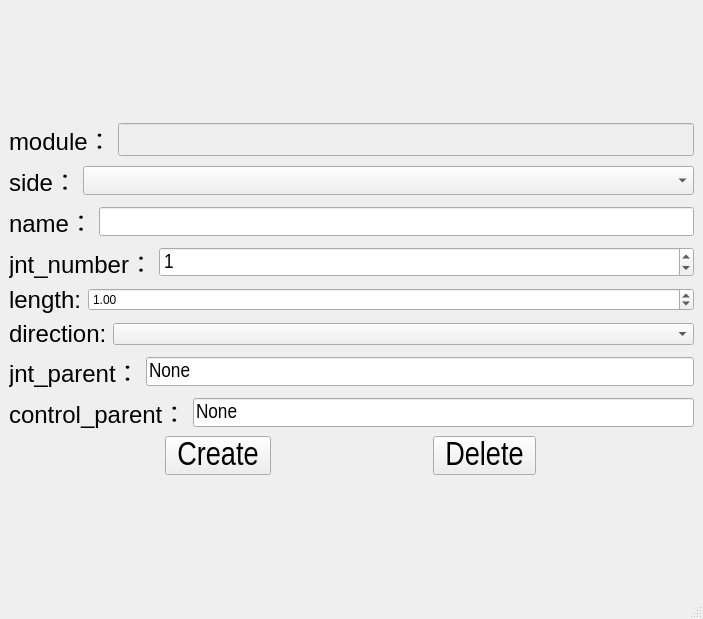
<?xml version="1.0" encoding="UTF-8"?>
<ui version="4.0">
 <class>MainWindow</class>
 <widget class="QMainWindow" name="MainWindow">
  <property name="geometry">
   <rect>
    <x>0</x>
    <y>0</y>
    <width>703</width>
    <height>619</height>
   </rect>
  </property>
  <property name="windowTitle">
   <string>MainWindow</string>
  </property>
  <widget class="QWidget" name="centralwidget">
   <layout class="QVBoxLayout" name="verticalLayout_2">
    <item>
     <layout class="QVBoxLayout" name="verticalLayout">
      <property name="sizeConstraint">
       <enum>QLayout::SetDefaultConstraint</enum>
      </property>
      <item>
       <layout class="QHBoxLayout" name="horizontalLayout">
        <item>
         <widget class="QLabel" name="label">
          <property name="sizePolicy">
           <sizepolicy hsizetype="Fixed" vsizetype="Fixed">
            <horstretch>0</horstretch>
            <verstretch>0</verstretch>
           </sizepolicy>
          </property>
          <property name="font">
           <font>
            <pointsize>18</pointsize>
            <kerning>true</kerning>
           </font>
          </property>
          <property name="contextMenuPolicy">
           <enum>Qt::PreventContextMenu</enum>
          </property>
          <property name="layoutDirection">
           <enum>Qt::LeftToRight</enum>
          </property>
          <property name="text">
           <string>module：</string>
          </property>
          <property name="alignment">
           <set>Qt::AlignLeading|Qt::AlignLeft|Qt::AlignVCenter</set>
          </property>
         </widget>
        </item>
        <item>
         <widget class="QLineEdit" name="module_edit">
          <property name="enabled">
           <bool>false</bool>
          </property>
          <property name="font">
           <font>
            <pointsize>16</pointsize>
           </font>
          </property>
         </widget>
        </item>
       </layout>
      </item>
      <item>
       <layout class="QHBoxLayout" name="horizontalLayout_2">
        <item>
         <widget class="QLabel" name="side_label">
          <property name="sizePolicy">
           <sizepolicy hsizetype="Fixed" vsizetype="Fixed">
            <horstretch>0</horstretch>
            <verstretch>0</verstretch>
           </sizepolicy>
          </property>
          <property name="font">
           <font>
            <pointsize>18</pointsize>
            <weight>50</weight>
            <bold>false</bold>
            <kerning>true</kerning>
           </font>
          </property>
          <property name="focusPolicy">
           <enum>Qt::NoFocus</enum>
          </property>
          <property name="contextMenuPolicy">
           <enum>Qt::DefaultContextMenu</enum>
          </property>
          <property name="layoutDirection">
           <enum>Qt::LeftToRight</enum>
          </property>
          <property name="text">
           <string>side：</string>
          </property>
          <property name="alignment">
           <set>Qt::AlignLeading|Qt::AlignLeft|Qt::AlignVCenter</set>
          </property>
         </widget>
        </item>
        <item>
         <widget class="QComboBox" name="side_cbox">
          <property name="sizePolicy">
           <sizepolicy hsizetype="Preferred" vsizetype="Fixed">
            <horstretch>0</horstretch>
            <verstretch>0</verstretch>
           </sizepolicy>
          </property>
          <property name="font">
           <font>
            <family>Arial Narrow</family>
            <pointsize>16</pointsize>
            <weight>50</weight>
            <bold>false</bold>
           </font>
          </property>
         </widget>
        </item>
       </layout>
      </item>
      <item>
       <layout class="QHBoxLayout" name="horizontalLayout_3">
        <item>
         <widget class="QLabel" name="label_4">
          <property name="sizePolicy">
           <sizepolicy hsizetype="Fixed" vsizetype="Fixed">
            <horstretch>0</horstretch>
            <verstretch>0</verstretch>
           </sizepolicy>
          </property>
          <property name="font">
           <font>
            <pointsize>18</pointsize>
            <weight>50</weight>
            <bold>false</bold>
            <kerning>true</kerning>
           </font>
          </property>
          <property name="layoutDirection">
           <enum>Qt::LeftToRight</enum>
          </property>
          <property name="text">
           <string>name：</string>
          </property>
          <property name="alignment">
           <set>Qt::AlignLeading|Qt::AlignLeft|Qt::AlignVCenter</set>
          </property>
         </widget>
        </item>
        <item>
         <widget class="QLineEdit" name="name_edit">
          <property name="font">
           <font>
            <family>Arial Narrow</family>
            <pointsize>16</pointsize>
           </font>
          </property>
         </widget>
        </item>
       </layout>
      </item>
      <item>
       <layout class="QHBoxLayout" name="horizontalLayout_4">
        <item>
         <widget class="QLabel" name="label_5">
          <property name="sizePolicy">
           <sizepolicy hsizetype="Fixed" vsizetype="Fixed">
            <horstretch>0</horstretch>
            <verstretch>0</verstretch>
           </sizepolicy>
          </property>
          <property name="font">
           <font>
            <pointsize>18</pointsize>
            <weight>50</weight>
            <bold>false</bold>
            <kerning>true</kerning>
           </font>
          </property>
          <property name="layoutDirection">
           <enum>Qt::LeftToRight</enum>
          </property>
          <property name="text">
           <string>jnt_number：</string>
          </property>
          <property name="alignment">
           <set>Qt::AlignLeading|Qt::AlignLeft|Qt::AlignVCenter</set>
          </property>
         </widget>
        </item>
        <item>
         <widget class="QSpinBox" name="jnt_number_sbox">
          <property name="font">
           <font>
            <family>Arial Narrow</family>
            <pointsize>16</pointsize>
           </font>
          </property>
          <property name="value">
           <number>1</number>
          </property>
         </widget>
        </item>
       </layout>
      </item>
      <item>
       <layout class="QHBoxLayout" name="horizontalLayout_9">
        <item>
         <widget class="QLabel" name="length_label">
          <property name="sizePolicy">
           <sizepolicy hsizetype="Fixed" vsizetype="Fixed">
            <horstretch>0</horstretch>
            <verstretch>0</verstretch>
           </sizepolicy>
          </property>
          <property name="font">
           <font>
            <pointsize>18</pointsize>
           </font>
          </property>
          <property name="text">
           <string>length:</string>
          </property>
         </widget>
        </item>
        <item>
         <widget class="QDoubleSpinBox" name="length_sbox">
          <property name="value">
           <double>1.000000000000000</double>
          </property>
         </widget>
        </item>
       </layout>
      </item>
      <item>
       <layout class="QHBoxLayout" name="horizontalLayout_10">
        <item>
         <widget class="QLabel" name="direction_label">
          <property name="sizePolicy">
           <sizepolicy hsizetype="Fixed" vsizetype="Fixed">
            <horstretch>0</horstretch>
            <verstretch>0</verstretch>
           </sizepolicy>
          </property>
          <property name="font">
           <font>
            <pointsize>18</pointsize>
           </font>
          </property>
          <property name="text">
           <string>direction:</string>
          </property>
         </widget>
        </item>
        <item>
         <widget class="QComboBox" name="direction_cbox"/>
        </item>
       </layout>
      </item>
      <item>
       <layout class="QHBoxLayout" name="horizontalLayout_5">
        <item>
         <widget class="QLabel" name="label_6">
          <property name="font">
           <font>
            <pointsize>18</pointsize>
            <weight>50</weight>
            <bold>false</bold>
            <kerning>true</kerning>
           </font>
          </property>
          <property name="layoutDirection">
           <enum>Qt::LeftToRight</enum>
          </property>
          <property name="text">
           <string>jnt_parent：</string>
          </property>
          <property name="alignment">
           <set>Qt::AlignLeading|Qt::AlignLeft|Qt::AlignVCenter</set>
          </property>
         </widget>
        </item>
        <item>
         <widget class="QLineEdit" name="jnt_parent_edit">
          <property name="font">
           <font>
            <family>Arial Narrow</family>
            <pointsize>16</pointsize>
           </font>
          </property>
          <property name="text">
           <string>None</string>
          </property>
         </widget>
        </item>
       </layout>
      </item>
      <item>
       <layout class="QHBoxLayout" name="horizontalLayout_6">
        <item>
         <widget class="QLabel" name="label_7">
          <property name="sizePolicy">
           <sizepolicy hsizetype="Fixed" vsizetype="Fixed">
            <horstretch>0</horstretch>
            <verstretch>0</verstretch>
           </sizepolicy>
          </property>
          <property name="font">
           <font>
            <pointsize>18</pointsize>
            <weight>50</weight>
            <bold>false</bold>
            <kerning>true</kerning>
           </font>
          </property>
          <property name="layoutDirection">
           <enum>Qt::LeftToRight</enum>
          </property>
          <property name="text">
           <string>control_parent：</string>
          </property>
          <property name="alignment">
           <set>Qt::AlignLeading|Qt::AlignLeft|Qt::AlignVCenter</set>
          </property>
         </widget>
        </item>
        <item>
         <widget class="QLineEdit" name="control_parent_edit">
          <property name="font">
           <font>
            <family>Arial Narrow</family>
            <pointsize>16</pointsize>
           </font>
          </property>
          <property name="text">
           <string>None</string>
          </property>
         </widget>
        </item>
       </layout>
      </item>
      <item>
       <layout class="QHBoxLayout" name="horizontalLayout_7">
        <item>
         <widget class="QToolButton" name="create_btn">
          <property name="enabled">
           <bool>true</bool>
          </property>
          <property name="font">
           <font>
            <family>Arial Narrow</family>
            <pointsize>25</pointsize>
           </font>
          </property>
          <property name="text">
           <string>Create</string>
          </property>
          <property name="iconSize">
           <size>
            <width>40</width>
            <height>40</height>
           </size>
          </property>
         </widget>
        </item>
        <item>
         <widget class="QToolButton" name="delete_btn">
          <property name="enabled">
           <bool>true</bool>
          </property>
          <property name="sizePolicy">
           <sizepolicy hsizetype="Fixed" vsizetype="Fixed">
            <horstretch>0</horstretch>
            <verstretch>0</verstretch>
           </sizepolicy>
          </property>
          <property name="font">
           <font>
            <family>Arial Narrow</family>
            <pointsize>25</pointsize>
           </font>
          </property>
          <property name="text">
           <string>Delete</string>
          </property>
          <property name="iconSize">
           <size>
            <width>40</width>
            <height>40</height>
           </size>
          </property>
          <property name="checked">
           <bool>false</bool>
          </property>
         </widget>
        </item>
       </layout>
      </item>
     </layout>
    </item>
   </layout>
  </widget>
  <widget class="QMenuBar" name="menubar">
   <property name="geometry">
    <rect>
     <x>0</x>
     <y>0</y>
     <width>703</width>
     <height>23</height>
    </rect>
   </property>
  </widget>
  <widget class="QStatusBar" name="statusbar"/>
 </widget>
 <resources/>
 <connections/>
</ui>
